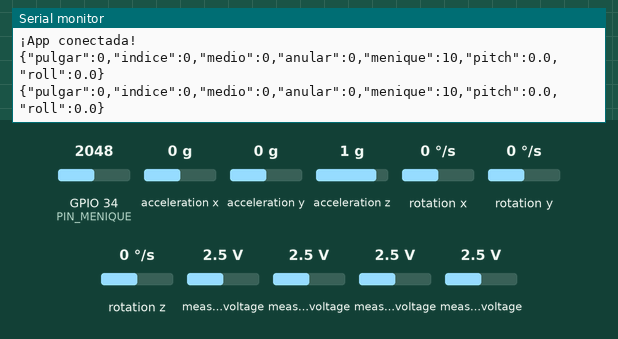
This sketch was run on a simulated ESP32. Shown: the last lines printed to the serial monitor. Wiring (inferred from the names in the program): PCF8591 converter at I2C address 0x48. The inputs (shaded band) are chosen by the test bench; at power-on: acceleration x 0 g, measured voltage 2.5 V, GPIO 34 (PIN_MENIQUE) = 2048, acceleration y 0 g, acceleration z 1 g, rotation x 0 °/s, rotation y 0 °/s, rotation z 0 °/s. Nothing arrives over Bluetooth unless stated; a phone connects over Bluetooth LE 3 s after start.

Above: at 3.2 s.
3.3 s: acceleration x set to -1.4 g
At 3.32 s:
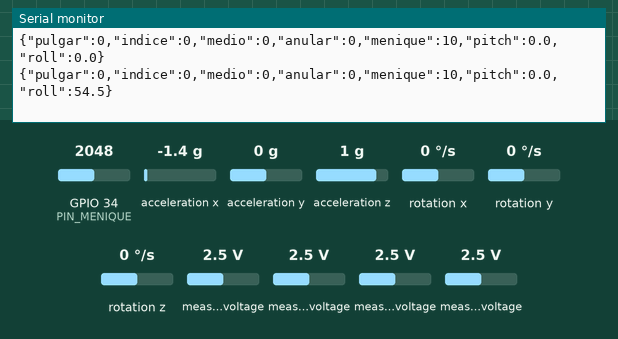
4.8 s: measured voltage (sensor 200) set to 3.8 V
At 4.82 s:
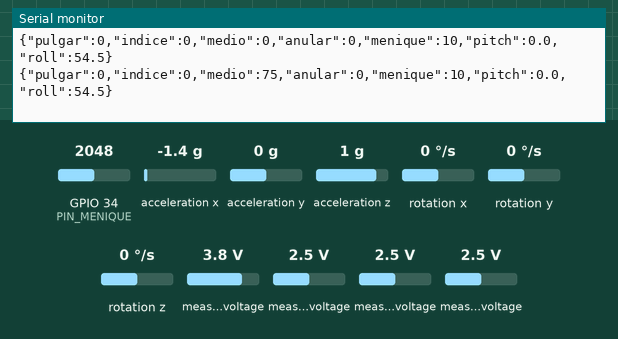
6.3 s: measured voltage (sensor 201) set to 3.8 V
At 6.33 s:
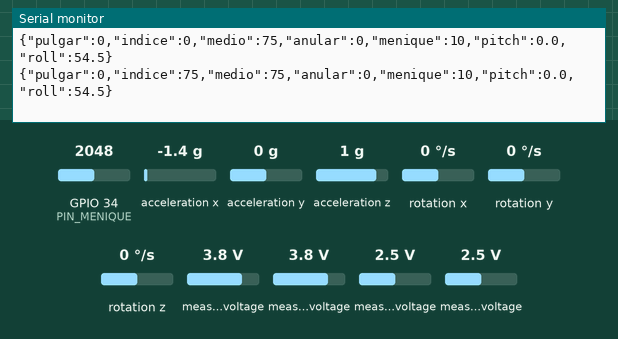
7.8 s: measured voltage (sensor 202) set to 3.8 V
At 7.84 s:
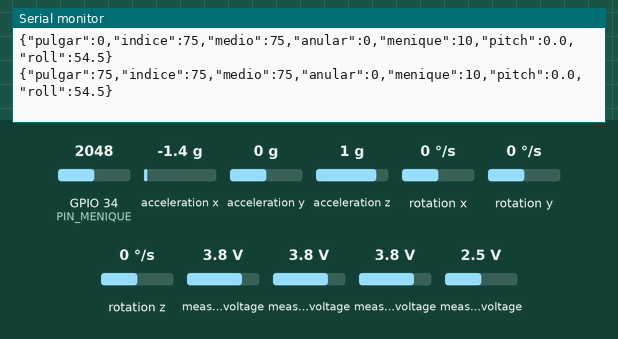
9.3 s: measured voltage (sensor 203) set to 3.8 V
At 9.35 s:
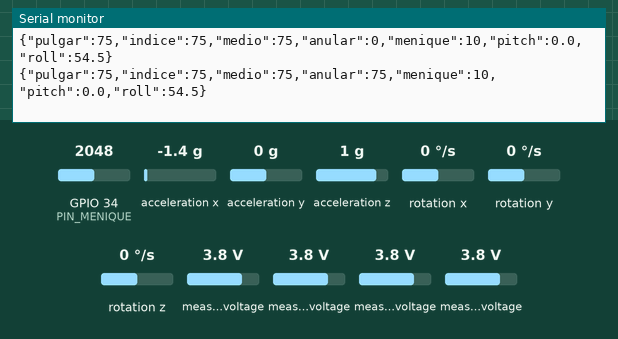
10.8 s: GPIO 34 (PIN_MENIQUE) set to 2866
At 10.86 s:
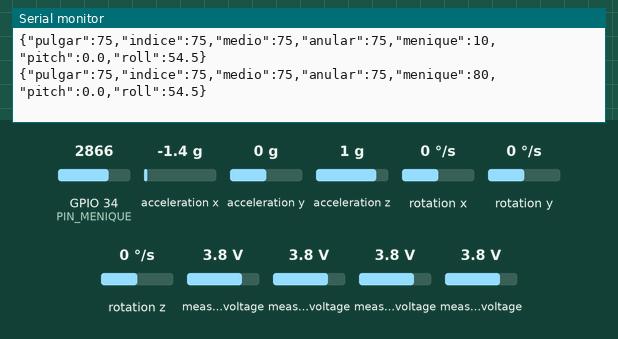

Measured:
- after the input at 3.3 s, the serial monitor: prints a new line at once (image 1)
- after the input at 4.8 s, the serial monitor: prints a new line at once (image 2)
- after the input at 6.3 s, the serial monitor: prints a new line at once (image 3)
- after the input at 7.8 s, the serial monitor: prints a new line at once (image 4)
- after the input at 9.3 s, the serial monitor: prints a new line after 0.05 s (image 5)
- after the input at 10.8 s, the serial monitor: prints a new line after 0.06 s (image 6)

The sketch:

guante_esp32.ino
```cpp
#include <Wire.h>
#include <MPU6050_light.h>
#include <BLEDevice.h>
#include <BLEServer.h>
#include <BLEUtils.h>
#include <BLE2902.h>

// Configuración de pines y direcciones
#define PCF8591_ADDR 0x48
#define PIN_MENIQUE  34
#define PIN_SDA      21
#define PIN_SCL      22

// =========================================================================
// UUIDs para BLE (Tu app móvil debe buscar estos mismos UUIDs)
// =========================================================================
#define SERVICE_UUID        "4fafc201-1fb5-459e-8fcc-c5c9c331914b"
#define CHARACTERISTIC_UUID "beb5483e-36e1-4688-b7f5-ea07361b26a8"

BLEServer* pServer = NULL;
BLECharacteristic* pCharacteristic = NULL;
bool deviceConnected = false;
bool oldDeviceConnected = false;

MPU6050 mpu(Wire);

// TABLA DE CALIBRACIÓN (Actualiza con tus valores de holgura)
const int PULGAR_ESTIRADO  = 131;  const int PULGAR_DOBLADO  = 215;
const int INDICE_ESTIRADO  = 131;  const int INDICE_DOBLADO  = 215;
const int MEDIO_ESTIRADO   = 131;  const int MEDIO_DOBLADO   = 215;
const int ANULAR_ESTIRADO  = 131;  const int ANULAR_DOBLADO  = 215;
const int MENIQUE_ESTIRADO = 1920; const int MENIQUE_DOBLADO = 3100;

unsigned long ultimoEnvio = 0;
const int INTERVALO_MS = 100;

// Callbacks para detectar si la app se conecta o desconecta
class MyServerCallbacks: public BLEServerCallbacks {
    void onConnect(BLEServer* pServer) {
      deviceConnected = true;
    };
    void onDisconnect(BLEServer* pServer) {
      deviceConnected = false;
    }
};

int leerCanalPCF(byte canal) {
  Wire.beginTransmission(PCF8591_ADDR);
  Wire.write(canal);
  if (Wire.endTransmission() != 0) return -1;
  Wire.requestFrom(PCF8591_ADDR, (uint8_t)2);
  if (Wire.available() >= 2) {
    Wire.read();
    return Wire.read();
  }
  return -1;
}

int calcularPorcentaje(int lectura, int valEstirado, int valDoblado) {
  if (lectura < 0) return 0;
  int porcentaje = map(lectura, valEstirado, valDoblado, 0, 100);
  return constrain(porcentaje, 0, 100);
}

void setup() {
  Serial.begin(115200);
  Wire.begin(PIN_SDA, PIN_SCL);

  // 1. Configurar BLE
  BLEDevice::init("Guante_ESP32");
  pServer = BLEDevice::createServer();
  pServer->setCallbacks(new MyServerCallbacks());

  BLEService *pService = pServer->createService(SERVICE_UUID);
  pCharacteristic = pService->createCharacteristic(
                      CHARACTERISTIC_UUID,
                      BLECharacteristic::PROPERTY_READ   |
                      BLECharacteristic::PROPERTY_NOTIFY
                    );
  pCharacteristic->addDescriptor(new BLE2902());
  pService->start();

  BLEAdvertising *pAdvertising = BLEDevice::getAdvertising();
  pAdvertising->addServiceUUID(SERVICE_UUID);
  pAdvertising->setScanResponse(false);
  pAdvertising->setMinPreferred(0x0);
  BLEDevice::startAdvertising();
  Serial.println("BLE iniciado. Esperando conexion de la App...");

  // 2. Iniciar y calibrar MPU-6050
  byte status = mpu.begin();
  if (status != 0) {
    Serial.print("Error MPU-6050: ");
    Serial.println(status);
  } else {
    Serial.println("Calibrando MPU-6050... Manten la mano quieta 2 segundos.");
    delay(1000);
    mpu.calcOffsets();
    Serial.println("¡Calibrado!");
  }
}

void loop() {
  mpu.update();

  if (millis() - ultimoEnvio >= INTERVALO_MS) {
    ultimoEnvio = millis();

    // Canales del PCF8591 corregidos según el orden físico de tus dedos
    int rawPulgar  = leerCanalPCF(2);
    int rawIndice  = leerCanalPCF(1);
    int rawMedio   = leerCanalPCF(0);
    int rawAnular  = leerCanalPCF(3);
    int rawMenique = analogRead(PIN_MENIQUE);

    int pPulgar  = calcularPorcentaje(rawPulgar, PULGAR_ESTIRADO, PULGAR_DOBLADO);
    int pIndice  = calcularPorcentaje(rawIndice, INDICE_ESTIRADO, INDICE_DOBLADO);
    int pMedio   = calcularPorcentaje(rawMedio, MEDIO_ESTIRADO, MEDIO_DOBLADO);
    int pAnular  = calcularPorcentaje(rawAnular, ANULAR_ESTIRADO, ANULAR_DOBLADO);
    int pMenique = calcularPorcentaje(rawMenique, MENIQUE_ESTIRADO, MENIQUE_DOBLADO);

    float pitch = mpu.getAngleX();
    float roll  = mpu.getAngleY();

    String tramaJSON = "{";
    tramaJSON += "\"pulgar\":"  + String(pPulgar)  + ",";
    tramaJSON += "\"indice\":"  + String(pIndice)  + ",";
    tramaJSON += "\"medio\":"   + String(pMedio)   + ",";
    tramaJSON += "\"anular\":"  + String(pAnular)  + ",";
    tramaJSON += "\"menique\":" + String(pMenique) + ",";
    tramaJSON += "\"pitch\":"   + String(pitch, 1) + ",";
    tramaJSON += "\"roll\":"    + String(roll, 1);
    tramaJSON += "}";

    Serial.println(tramaJSON);

    // Si la app está conectada, enviar por BLE
    if (deviceConnected) {
      pCharacteristic->setValue(tramaJSON.c_str());
      pCharacteristic->notify();
    }
  }

  // Manejar desconexión para volver a ser visible
  if (!deviceConnected && oldDeviceConnected) {
      delay(500);
      pServer->startAdvertising();
      Serial.println("App desconectada. BLE visible nuevamente.");
      oldDeviceConnected = deviceConnected;
  }
  // Manejar nueva conexión
  if (deviceConnected && !oldDeviceConnected) {
      oldDeviceConnected = deviceConnected;
      Serial.println("¡App conectada!");
  }
}
```
